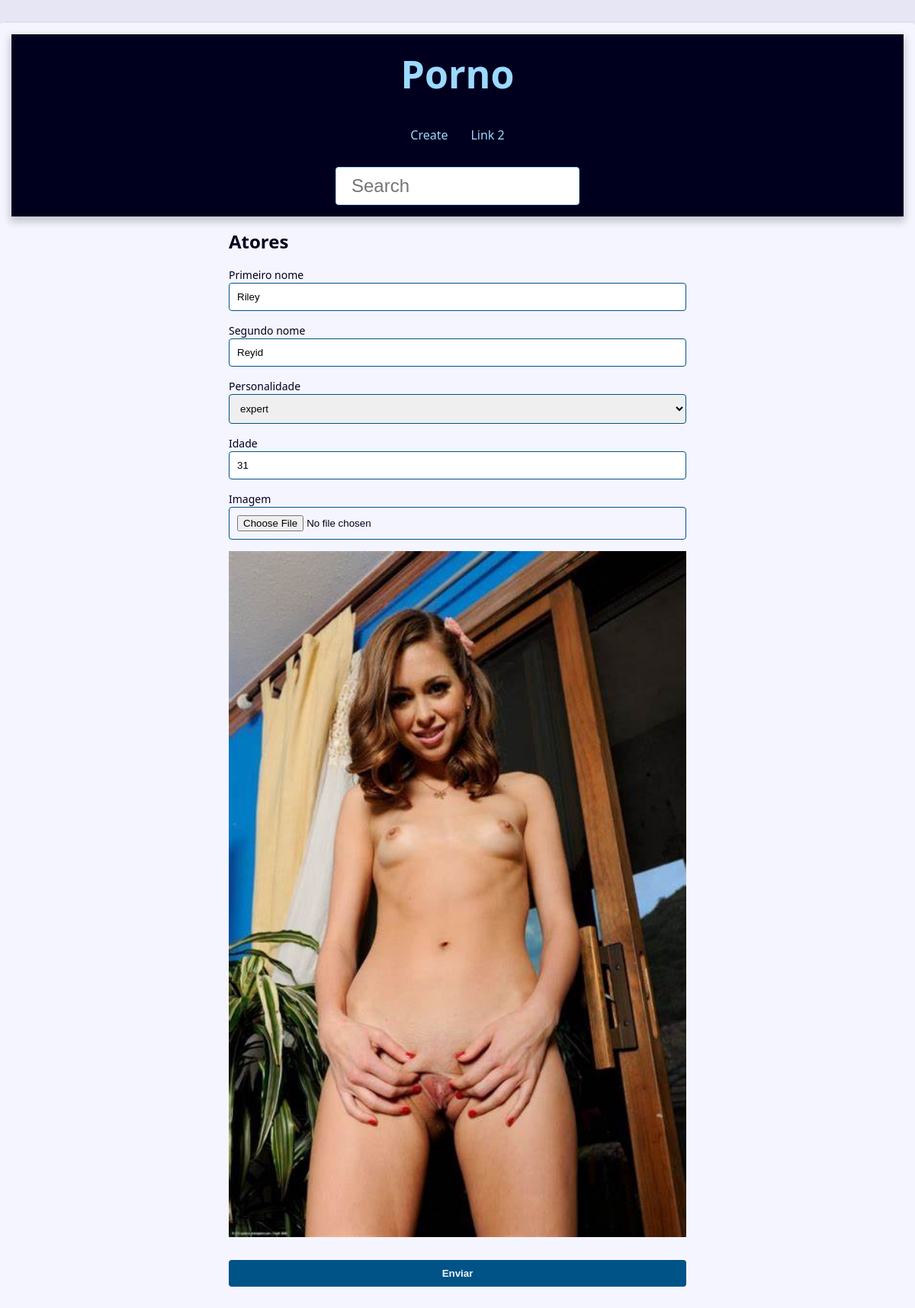
/ator/14/update/, run on the app's committed database.
### core/models.py (models this page shows, shortened)
class Atores(models.Model):
    class Meta:
        verbose_name = 'Ator'
        verbose_name_plural = 'Atores'
    primeiro_nome = models.CharField(max_length=50)
    segundo_nome = models.CharField(max_length=50)
    idade = models.CharField(max_length=50)
    personalidade = models.ForeignKey(
        Personalidade,
        on_delete=models.SET_NULL,
        blank=True,
        null=True
    )
    show = models.BooleanField(default=True)
    imagem = models.ImageField(blank=True, upload_to='pictures/%Y/%m/')
    link_videos = models.CharField(max_length=255)

### core/views.py (the view, shortened to what this page needs)
# urls.py: path('ator/<int:ator_id>/update/', views.update, name='update'),
def update(request, ator_id):
    atores = get_object_or_404(
        models.Atores, pk=ator_id, show=True
    )
    form_action = reverse('update', args=(ator_id,))
    context = {
        'form': forms.AtoresForm(instance=atores),
        'form_action': form_action,
    }
    return render(
        request,
        'atores/create.html',
        context
    )

### core/forms.py (shortened to what this page needs)
class AtoresForm(forms.ModelForm):
    imagem = forms.ImageField(
        widget=forms.FileInput(
            attrs={
                'accept': 'image/*',
            }
        )
    )
    class Meta:
        model = models.Atores
        fields = (
            'primeiro_nome', 'segundo_nome', 'personalidade',
            'idade', 'imagem',
        )

### core/models.py (called while the page is built)
    def __str__(self) -> str:
        return self.nome

### core/templates/atores/create.html (shortened to what this page needs)
{% extends 'global/base.html' %}
{% block content %}
    <div class="form-wrapper">
        <h2>Atores</h2>
        <form
          action="{{ form_action }}"
          method="POST"
          enctype="multipart/form-data"
        >
            <div class="form-content">
                {% for field in form %}
                    <div class="form-group">
                        <label for="{{ field.id_for_label }}">{{ field.label }}</label>
                        {{ field }}
                    </div>
                        {% if field.name == 'imagem' and field.value.url %}
                            <div class="form-group">
                                <img src="{{ field.value.url }}" alt="">
                            </div>
                        {% endif %}
                    {% endfor %}
            </div>
            <div class="form-content">
                <div class="form-group">
                    <button class="btn" type="submit">Enviar</button>
                </div>
            </div>
        </form>
    </div>
{% endblock content %}

### base_static/global/css/style.css (style rules this page uses)
:root { --spacing: 1.5rem; --link-dark-color: rgb(0, 83, 134); --link-light-color: rgb(156, 217, 255); --clr-white: rgb(245, 245, 255); --clr-black: rgb(0, 0, 30); --clr-light-gray: rgb(230, 230, 245); --clr-dark-shadow-5: rgba(0, 0, 10, 5%); --clr-dark-shadow-10: rgba(0, 0, 10, 10%); --clr-dark-shadow-20: rgba(0, 0, 10, 20%); --clr-light-shadow-5: rgba(200, 200, 255, 5%); --clr-light-shadow-10: rgba(200, 200, 255, 10%); --clr-light-shadow-20: rgba(200, 200, 255, 20%); --main-page-width: 120rem; --table-min-width: 60rem; --biggest-font-size: 5rem; --bigger-font-size: 4rem; --big-font-size: 3.2rem; --medium-font-size: 2.4rem; --small-font-size: 1.6rem; --smaller-font-size: 1.4rem; --smallest-font-size: 1.2rem; --transition-fast: 300ms; --transition-medium: 600ms; --transition-slow: 1s; --default-border-radius: 4px; }
*, *::before, *::after { margin: 0; padding: 0; box-sizing: border-box; }
html { font-size: 62.5%; }
body { font-family: system-ui, -apple-system, BlinkMacSystemFont, 'Segoe UI', Roboto, Oxygen, Ubuntu, Cantarell, 'Open Sans', 'Helvetica Neue', sans-serif; line-height: 1.5; font-size: var(--small-font-size); color: var(--clr-black); -webkit-font-smoothing: antialiased; background: var(--clr-light-gray); }
img, svg { display: block; max-width: 100%; }
.form-wrapper { max-width: 60rem; margin: var(--spacing) auto; }
.form-content { margin: var(--spacing) 0; }
.form-group { display: flex; flex-direction: column; padding-bottom: var(--spacing); }
.form-group input, .form-group textarea, .form-group select { padding: 1rem; border-radius: var(--default-border-radius); border: 1px solid var(--link-dark-color); }
.form-group label { font-size: var(--smaller-font-size); }
.btn { background-color: var(--link-dark-color); color: var(--clr-white); font-weight: bold; border: none; padding: 1rem 2rem; border-radius: var(--default-border-radius); cursor: pointer; transition: filter var(--transition-fast) ease-in-out; }

### data on the page
Atores: form "Riley" "Reyid" "expert" "31"

### other printed values
{{ field.label }} "Primeiro nome" "Segundo nome" "Personalidade" "Idade" "Imagem"
